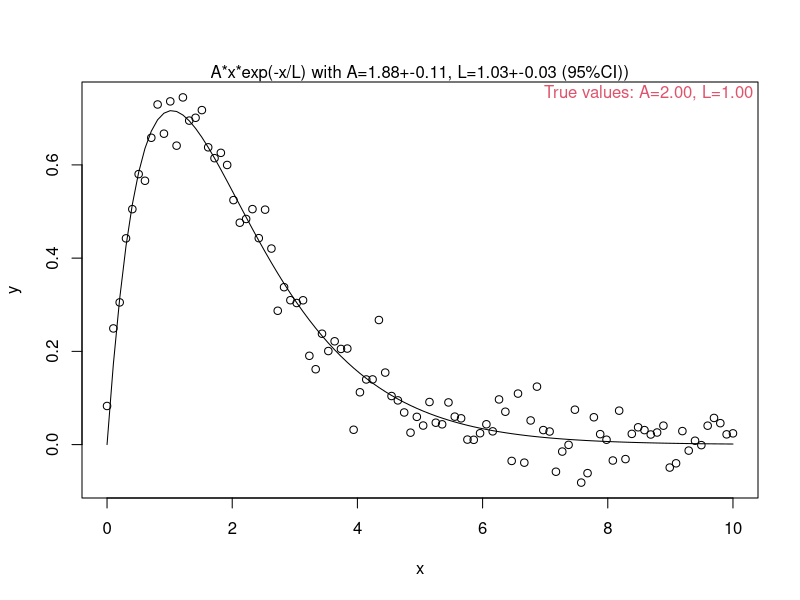

Here is the R script that generated this plot:
f <- function(x, A, L)
    A * x * exp(-x/L)

A <- 2 # true value
L <- 1 # true value
x <- seq(0, 10, length.out=100)
y <- f(x, A, L) + rnorm(length(x), sd=0.05)
m <- nls(y ~ A*x*exp(-x/L), start=list(A=5, L=5))
Acoef <- coef(m)[["A"]]
Lcoef <- coef(m)[["L"]]
ci <- confint(m)
Aci <- diff(ci["A",])/2
Lci <- diff(ci["L",])/2

if (!interactive()) pdf("nls_00_xexp.pdf", height=5)
plot(x, y)
lines(x, predict(m))
mtext(sprintf("A*x*exp(-x/L) with A=%.2f+-%.2f, L=%.2f+-%.2f (95%%CI))",
            Acoef, Aci, Lcoef, Lci))
mtext(sprintf("True values: A=%.2f, L=%.2f ", A, L), line=-1, adj=1, col=2)
if (!interactive()) dev.off()
